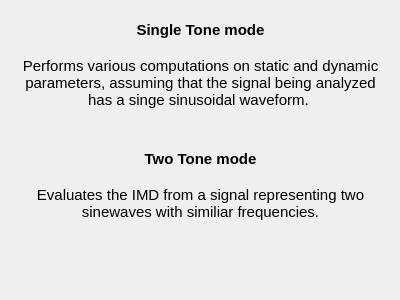
<?xml version="1.0" encoding="UTF-8"?>
<ui version="4.0">
 <class>Dialog</class>
 <widget class="QDialog" name="Dialog">
  <property name="geometry">
   <rect>
    <x>0</x>
    <y>0</y>
    <width>400</width>
    <height>300</height>
   </rect>
  </property>
  <property name="windowTitle">
   <string>Select data type</string>
  </property>
  <property name="modal">
   <bool>true</bool>
  </property>
  <widget class="QLabel" name="label">
   <property name="geometry">
    <rect>
     <x>20</x>
     <y>10</y>
     <width>361</width>
     <height>111</height>
    </rect>
   </property>
   <property name="text">
    <string>&lt;!DOCTYPE HTML PUBLIC &quot;-//W3C//DTD HTML 4.0//EN&quot; &quot;http://www.w3.org/TR/REC-html40/strict.dtd&quot;&gt;
&lt;html&gt;&lt;head&gt;&lt;meta name=&quot;qrichtext&quot; content=&quot;1&quot; /&gt;&lt;style type=&quot;text/css&quot;&gt;
p, li { white-space: pre-wrap; }
&lt;/style&gt;&lt;/head&gt;&lt;body style=&quot; font-family:'Ubuntu'; font-size:11pt; font-weight:400; font-style:normal;&quot;&gt;
&lt;p align=&quot;center&quot; style=&quot; margin-top:0px; margin-bottom:0px; margin-left:0px; margin-right:0px; -qt-block-indent:0; text-indent:0px;&quot;&gt;&lt;span style=&quot; font-weight:600;&quot;&gt;Single Tone mode&lt;/span&gt;&lt;/p&gt;
&lt;p align=&quot;center&quot; style=&quot;-qt-paragraph-type:empty; margin-top:0px; margin-bottom:0px; margin-left:0px; margin-right:0px; -qt-block-indent:0; text-indent:0px; font-weight:600;&quot;&gt;&lt;/p&gt;
&lt;p align=&quot;center&quot; style=&quot; margin-top:0px; margin-bottom:0px; margin-left:0px; margin-right:0px; -qt-block-indent:0; text-indent:0px;&quot;&gt;Performs various computations on static and dynamic parameters, assuming that the signal being analyzed has a singe sinusoidal waveform. &lt;/p&gt;&lt;/body&gt;&lt;/html&gt;</string>
   </property>
   <property name="textFormat">
    <enum>Qt::RichText</enum>
   </property>
   <property name="wordWrap">
    <bool>true</bool>
   </property>
  </widget>
  <widget class="QLabel" name="label_2">
   <property name="geometry">
    <rect>
     <x>20</x>
     <y>130</y>
     <width>361</width>
     <height>111</height>
    </rect>
   </property>
   <property name="text">
    <string>&lt;!DOCTYPE HTML PUBLIC &quot;-//W3C//DTD HTML 4.0//EN&quot; &quot;http://www.w3.org/TR/REC-html40/strict.dtd&quot;&gt;
&lt;html&gt;&lt;head&gt;&lt;meta name=&quot;qrichtext&quot; content=&quot;1&quot; /&gt;&lt;style type=&quot;text/css&quot;&gt;
p, li { white-space: pre-wrap; }
&lt;/style&gt;&lt;/head&gt;&lt;body style=&quot; font-family:'Ubuntu'; font-size:11pt; font-weight:400; font-style:normal;&quot;&gt;
&lt;p align=&quot;center&quot; style=&quot; margin-top:0px; margin-bottom:0px; margin-left:0px; margin-right:0px; -qt-block-indent:0; text-indent:0px;&quot;&gt;&lt;span style=&quot; font-weight:600;&quot;&gt;Two Tone mode&lt;/span&gt;&lt;/p&gt;
&lt;p align=&quot;center&quot; style=&quot;-qt-paragraph-type:empty; margin-top:0px; margin-bottom:0px; margin-left:0px; margin-right:0px; -qt-block-indent:0; text-indent:0px; font-weight:600;&quot;&gt;&lt;/p&gt;
&lt;p align=&quot;center&quot; style=&quot; margin-top:0px; margin-bottom:0px; margin-left:0px; margin-right:0px; -qt-block-indent:0; text-indent:0px;&quot;&gt;Evaluates the IMD from a signal representing two sinewaves with similiar frequencies.&lt;/p&gt;&lt;/body&gt;&lt;/html&gt;</string>
   </property>
   <property name="textFormat">
    <enum>Qt::RichText</enum>
   </property>
   <property name="wordWrap">
    <bool>true</bool>
   </property>
  </widget>
 </widget>
 <resources/>
 <connections/>
</ui>
